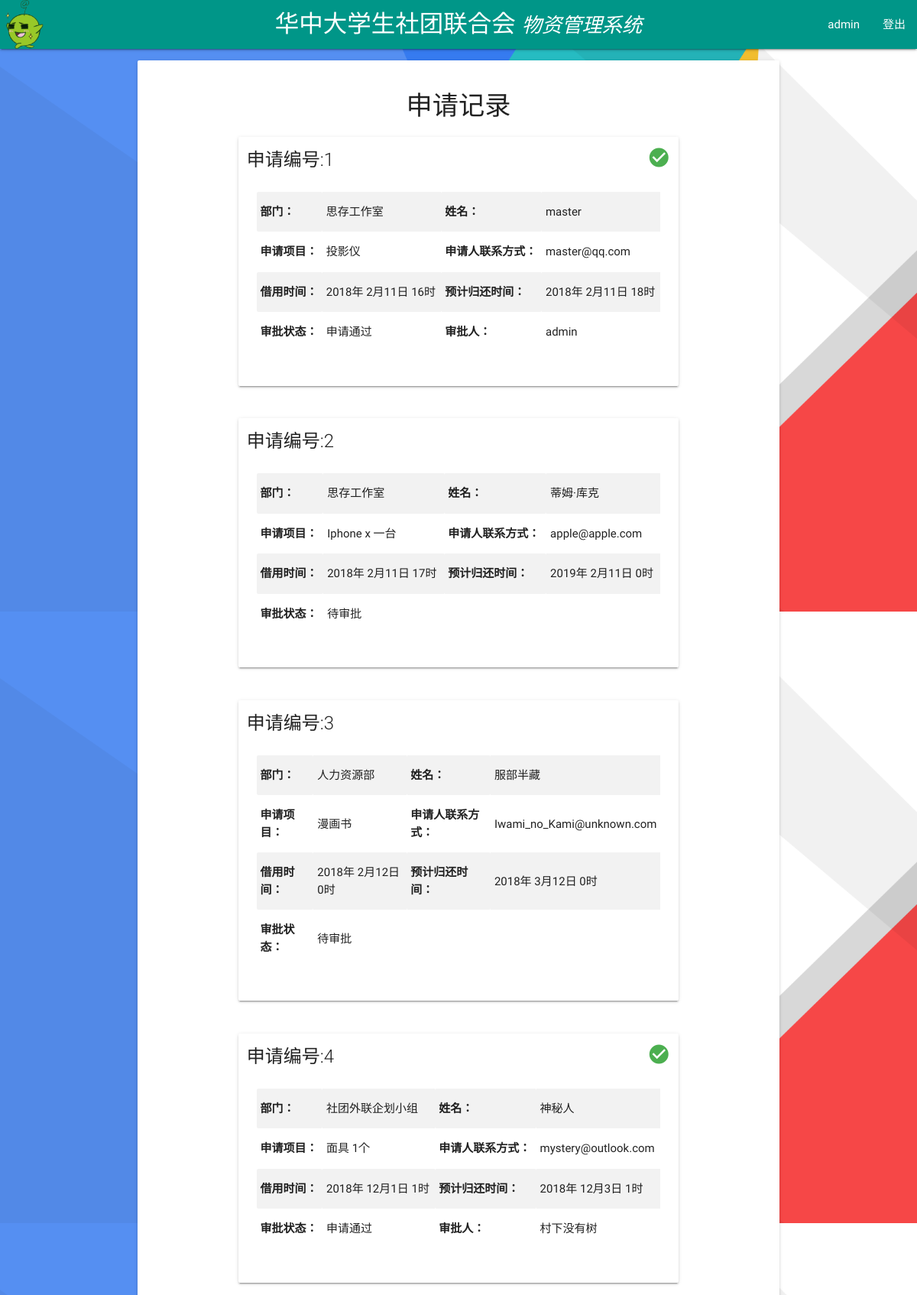
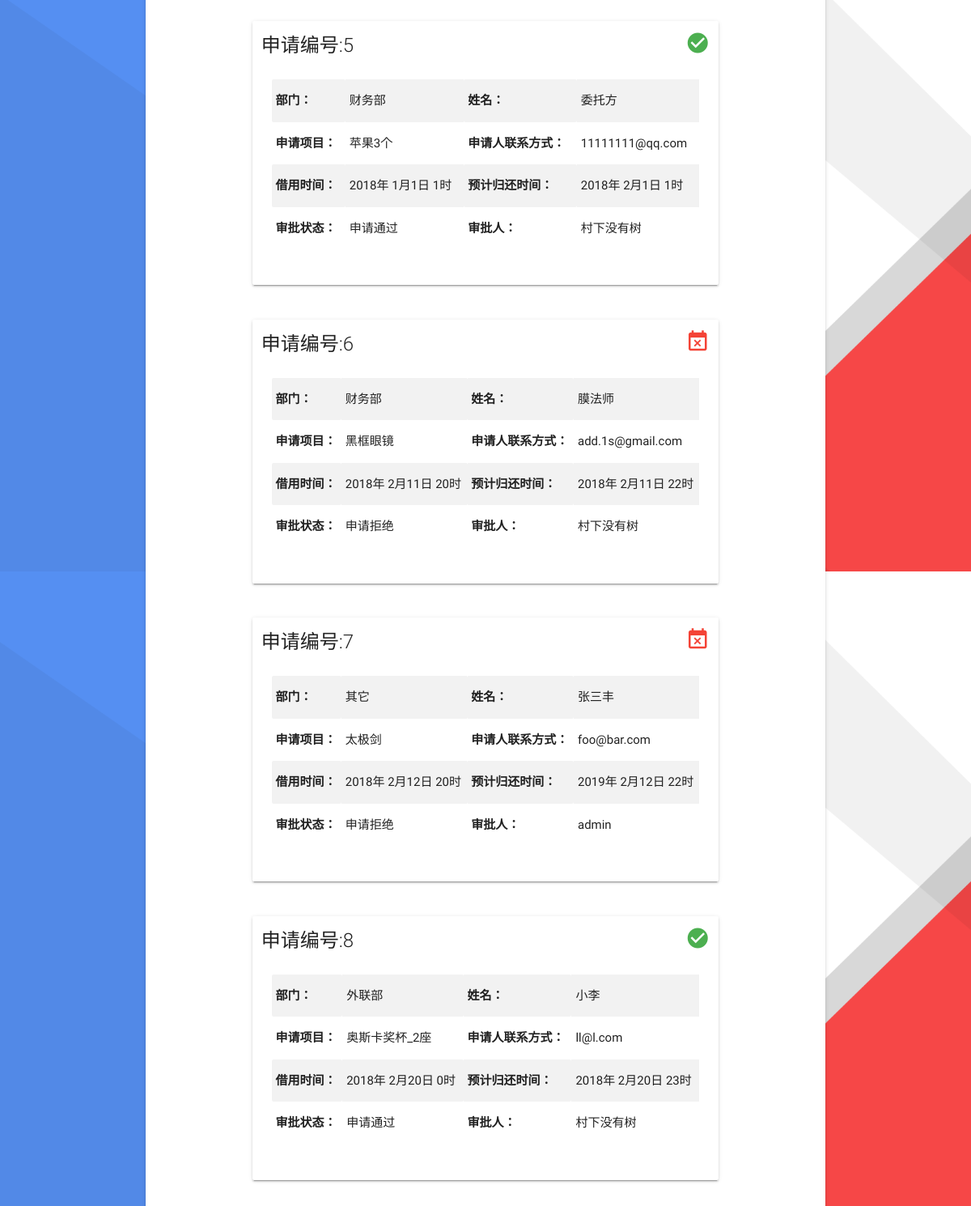
/records/ (signed in, upper part), run on the app's committed database (2 pictures, top to bottom).
### tables this page shows
CREATE TABLE MATERIAL
       (ID  INTEGER    PRIMARY KEY     AUTOINCREMENT,
       DEP     TEXT    NOT NULL,
       NAME    TEXT    NOT NULL,
       MATERIAL TEXT   NOT NULL,
       CONTACT TEXT    NOT NULL,
       STARTYEAR   INT    NOT NULL,
       STARTMONTH   INT    NOT NULL,
       STARTDAY   INT    NOT NULL,
       STARTHOUR   INT    NOT NULL,
       ENDINGYEAR  TEXT    NOT NULL,
       ENDINGMONTH  TEXT    NOT NULL,
       ENDINGDAY  TEXT    NOT NULL,
       ENDINGHOUR  TEXT    NOT NULL,
       STATUS  INTEGER NOT NULL,
       ADMIN   TEXT );

### app.py (the view)
@app.route('/records/')
@login_verify
def records():
    if 'id' in session:
        tablename = 'material'
    elif 'id2' in session:
        tablename = 'classroom'
    results = get_records(tablename, expire_date().year, expire_date().month)
    num = len(results)
    return render_template('records.html', msgs = results, num = num)

### app.py (called while the page is built)
def expire_date():
    a_month = timedelta(days=31)
    expire_date = date.today() - a_month
    return expire_date

def get_records(tablename, year, month):
    with sqlite3.connect(DATABASE) as database:
        c = database.cursor()
        cursor = c.execute('select * from %s where endingyear >= %d and endingmonth >= %d;'% (tablename, year, month))
        records = cursor.fetchall()
        return records

def login_verify(to_be_decorated):
    @wraps(to_be_decorated)
    def decorated(*args, **kwargs):
        if 'id' not in session and 'id2' not in session:
            flash("请登录！", category="error")     # NOTE: flash-msg show in the NEXT page
            return redirect(url_for('login'))
        return to_be_decorated(*args, **kwargs)
    return decorated

### templates/records.html (shortened to what this page needs)
{% extends "base.html" %}
{% block content %}
<div class="container">
  <div class="card-panel" style="margin-top:1em;">
<h4 class="center">申请记录</h4>
{% for i in range(0,num)  %}
<div class="container">
<div class="row">
<div class="card col s12">
      <div class="card-title" style="margin-top:0.5em;">  申请编号:{{ msgs[i][0] }}
        {% if msgs[i][13] == 0 %}
        <i class="material-icons right small"></i>
        {% elif msgs[i][13] == 1 %}
         <i class="material-icons  right small green-text">check_circle</i>
        {% elif msgs[i][13] == 2 %}
        <i class="material-icons right small red-text">event_busy</i>
        {% endif %}  </div>
      <div class="card-content">
      	<div class="row">
      		<table class="striped col s12">
            <tr>
              <th>部门：</th><td> {{ msgs[i][1] }}</td>
              <th>姓名：</th><td> {{ msgs[i][2] }}</td>
            </tr>
            <tr>
      				<th>申请项目：</th><td> {{ msgs[i][3] }} </td>
              <th>申请人联系方式：</th><td> {{ msgs[i][4] }} </td>
      			</tr>
            <tr>
      				<th>借用时间：</th><td> {{ msgs[i][5] }}年 {{ msgs[i][6] }}月{{ msgs[i][7] }}日  {{ msgs[i][8] }}时 </td>
      				<th>预计归还时间：</th><td> {{ msgs[i][9] }}年 {{ msgs[i][10] }}月{{ msgs[i][11] }}日  {{ msgs[i][12] }}时 </td>
      			</tr>
            <tr>
              <th>审批状态：</th>
              {% if msgs[i][13] == 0 %}
              <td> 待审批 </td>
              {% elif msgs[i][13] == 1 %}
              <td> 申请通过 </td>
              {% elif msgs[i][13] == 2 %}
              <td> 申请拒绝 </td>
              {% endif %}
              {% if msgs[i][14] != None  %}
              <th>审批人：</th><td> {{ msgs[i][14] }}</td>
              {% endif %}
                          </tr>
      		</table>
      	</div>
      </div>
      </div>
</div>
</div>
{% endfor %}
</div>
</div>
{% endblock %}

### static/css/footer_hack.css (style rules this page uses)
body { display: flex; min-height: 100vh; flex-direction: column; }

### templates/base.html (style rules this page uses)
body { background-image:url(/static/img/material-design-color-background.png); background-size: cover; }

### data on the page
MATERIAL: ID "1", STATUS 1 (drawn), DEP "思存工作室", NAME "master", MATERIAL "投影仪", CONTACT "master@qq.com", STARTYEAR "2018", STARTMONTH "2", STARTDAY "11", STARTHOUR "16", ENDINGYEAR "2018", ENDINGMONTH "2", ENDINGDAY "11", ENDINGHOUR "18", ADMIN "admin"
MATERIAL: ID "2", DEP "思存工作室", NAME "蒂姆·库克", MATERIAL "Iphone x 一台", CONTACT "apple@apple.com", STARTYEAR "2018", STARTMONTH "2", STARTDAY "11", STARTHOUR "17", ENDINGYEAR "2019", ENDINGMONTH "2", ENDINGDAY "11", ENDINGHOUR "0"
MATERIAL: ID "3", DEP "人力资源部", NAME "服部半藏", MATERIAL "漫画书", CONTACT "Iwami_no_Kami@unknown.com", STARTYEAR "2018", STARTMONTH "2", STARTDAY "12", STARTHOUR "0", ENDINGYEAR "2018", ENDINGMONTH "3", ENDINGDAY "12", ENDINGHOUR "0"
MATERIAL: ID "4", STATUS 1 (drawn), DEP "社团外联企划小组", NAME "神秘人", MATERIAL "面具 1个", CONTACT "mystery@outlook.com", STARTYEAR "2018", STARTMONTH "12", STARTDAY "1", STARTHOUR "1", ENDINGYEAR "2018", ENDINGMONTH "12", ENDINGDAY "3", ENDINGHOUR "1", ADMIN "村下没有树"
MATERIAL: ID "5", STATUS 1 (drawn), DEP "财务部", NAME "委托方", MATERIAL "苹果3个", CONTACT "11111111@qq.com", STARTYEAR "2018", STARTMONTH "1", STARTDAY "1", STARTHOUR "1", ENDINGYEAR "2018", ENDINGMONTH "2", ENDINGDAY "1", ENDINGHOUR "1", ADMIN "村下没有树"
MATERIAL: ID "6", STATUS 2 (drawn), DEP "财务部", NAME "膜法师", MATERIAL "黑框眼镜", CONTACT "add.1s@gmail.com", STARTYEAR "2018", STARTMONTH "2", STARTDAY "11", STARTHOUR "20", ENDINGYEAR "2018", ENDINGMONTH "2", ENDINGDAY "11", ENDINGHOUR "22", ADMIN "村下没有树"
MATERIAL: ID "7", STATUS 2 (drawn), DEP "其它", NAME "张三丰", MATERIAL "太极剑", CONTACT "foo@bar.com", STARTYEAR "2018", STARTMONTH "2", STARTDAY "12", STARTHOUR "20", ENDINGYEAR "2019", ENDINGMONTH "2", ENDINGDAY "12", ENDINGHOUR "22", ADMIN "admin"
MATERIAL: ID "8", STATUS 1 (drawn), DEP "外联部", NAME "小李", MATERIAL "奥斯卡奖杯_2座", CONTACT "ll@l.com", STARTYEAR "2018", STARTMONTH "2", STARTDAY "20", STARTHOUR "0", ENDINGYEAR "2018", ENDINGMONTH "2", ENDINGDAY "20", ENDINGHOUR "23", ADMIN "村下没有树"

### other printed values
{{ session['id'] }} "admin"
